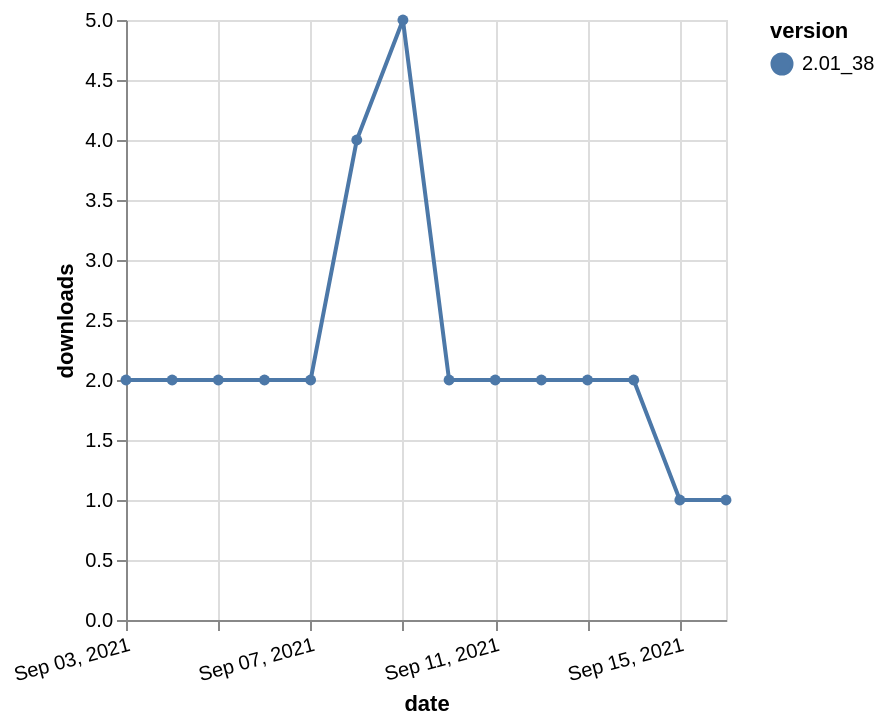

Source (Vega-Lite JSON):
### Vega-Lite specification from a JSON file in a GitHub repository (floating-point values rounded to 4 significant figures)
{"$schema": "https://vega.github.io/schema/vega-lite/v5.json", "description": "A simple bar chart with embedded data.", "data": {"values": [{"date": "2021-09-03", "total": 4103, "delta": 2, "version": "2.01_38"}, {"date": "2021-09-04", "total": 4105, "delta": 2, "version": "2.01_38"}, {"date": "2021-09-05", "total": 4107, "delta": 2, "version": "2.01_38"}, {"date": "2021-09-06", "total": 4109, "delta": 2, "version": "2.01_38"}, {"date": "2021-09-07", "total": 4111, "delta": 2, "version": "2.01_38"}, {"date": "2021-09-08", "total": 4115, "delta": 4, "version": "2.01_38"}, {"date": "2021-09-09", "total": 4120, "delta": 5, "version": "2.01_38"}, {"date": "2021-09-10", "total": 4122, "delta": 2, "version": "2.01_38"}, {"date": "2021-09-11", "total": 4124, "delta": 2, "version": "2.01_38"}, {"date": "2021-09-12", "total": 4126, "delta": 2, "version": "2.01_38"}, {"date": "2021-09-13", "total": 4128, "delta": 2, "version": "2.01_38"}, {"date": "2021-09-14", "total": 4130, "delta": 2, "version": "2.01_38"}, {"date": "2021-09-15", "total": 4131, "delta": 1, "version": "2.01_38"}, {"date": "2021-09-16", "total": 4132, "delta": 1, "version": "2.01_38"}]}, "width": "container", "mark": {"type": "line", "point": {"filled": true}}, "encoding": {"x": {"field": "date", "type": "temporal", "timeUnit": "yearmonthdate", "title": "date", "axis": {"labelAngle": -15}}, "y": {"field": "delta", "type": "quantitative", "title": "downloads"}, "color": {"field": "version", "type": "nominal"}, "tooltip": {"field": "delta"}}}
